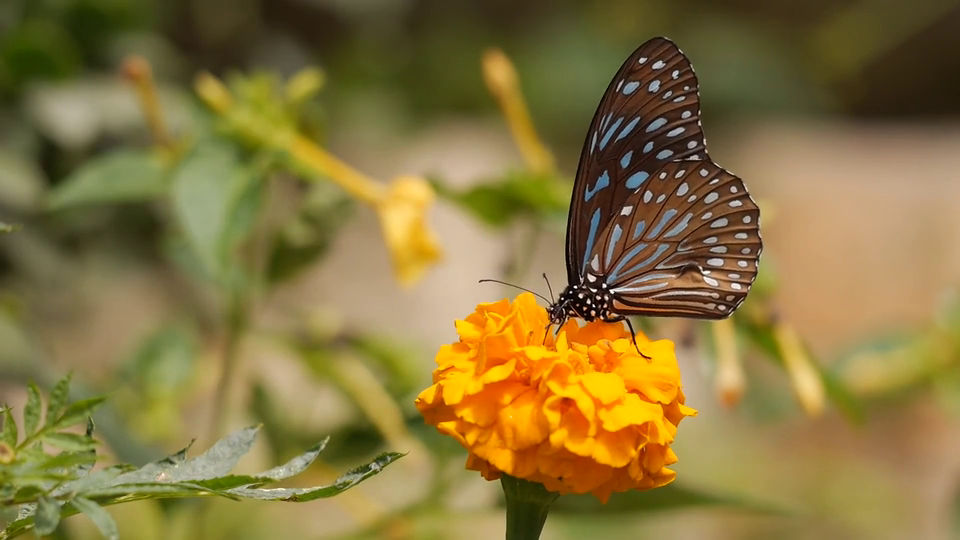
#> input picture frame 39 of assets/butterfly.mp4, 960 x 540 px
$ python drawing_lines_images_circles_texts.py
#> lines starting #> are read from the running program, lines starting #| are printed output that depends on the picture
import cv2

cap = cv2.VideoCapture('./assets/butterfly.mp4')

while True:
    ret, frame = cap.read()
#> frame is the input picture: shape (540, 960, 3); mean B, G, R 61.8, 116.5, 135.1

    width = int(cap.get(3))
    height = int(cap.get(4))

    # line(<source_img>, starting_position(x1,y1), ending_position(x2,y2), color(R,G,B), line_thickness)
    img = cv2.line(frame, (0, 0), (width, height), (255, 0, 0), 10)
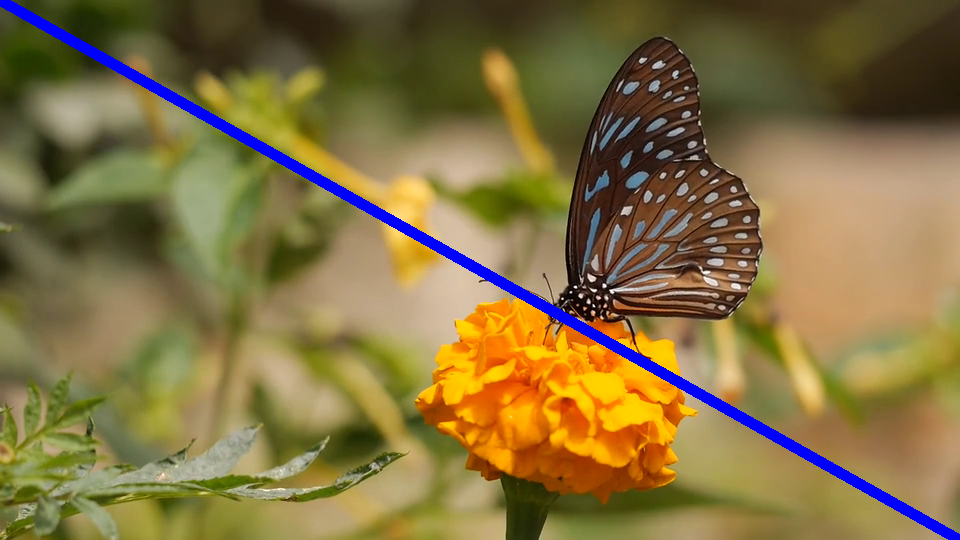
#> img: shape (540, 960, 3); mean B, G, R 66.1, 113.5, 131.5
    img = cv2.line(img, (0, height), (width, 0), (0, 255, 0), 5)

    # drawing rectangles, circles
    # gives top-left and bottom-right coordinates
    img = cv2.rectangle(img, (100, 100), (200, 200), (128, 128, 128), 5)  # -1 for thickness will fill the whole shape
    # radius and center is given
    img = cv2.circle(img, (300, 300), 60, (0, 0, 255), -1)

    # drawing texts
    # definig the font
    font = cv2.FONT_HERSHEY_SIMPLEX
    # the text, the position of the text need to be displayed, font, font_scale(the size of the text), color, thickness,line_type   is given
    img = cv2.putText(img, 'Butterfly', (200,height-50), font, 2, (0, 0, 0), 5, cv2.LINE_AA)
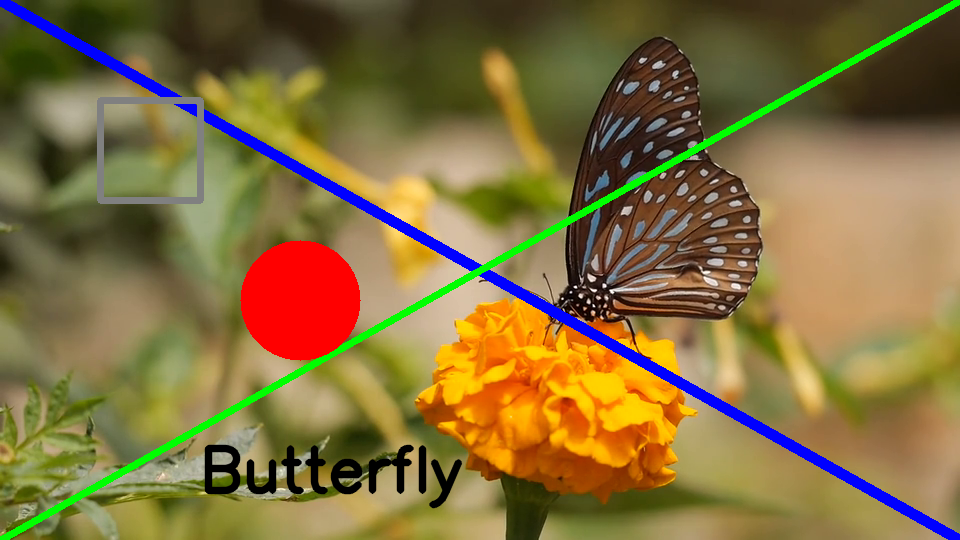
#> img: shape (540, 960, 3); mean B, G, R 62.7, 111.6, 130.8
    cv2.imshow('frame', img)

    if cv2.waitKey(100) == ord('q'):
#> (key q is pressed here)
        break
cap.release()
cv2.destroyAllWindows()

$ run again, starting later in the video
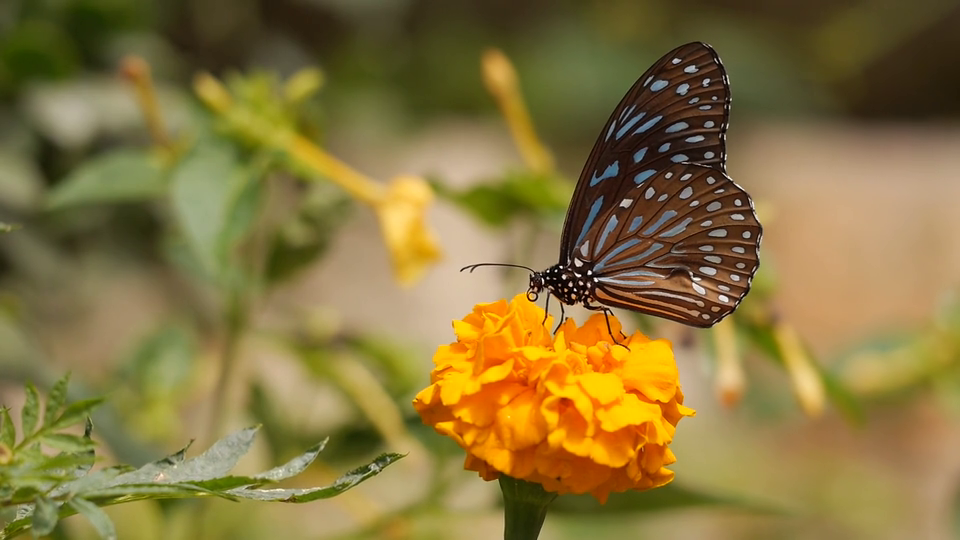
#> input picture frame 175 of assets/butterfly.mp4, 960 x 540 px
#> frame is the input picture: shape (540, 960, 3); mean B, G, R 61.5, 116.4, 135.2
#> `img = cv2.line(frame, (0, 0), (width, height), (255, 0, 0), 10)`:
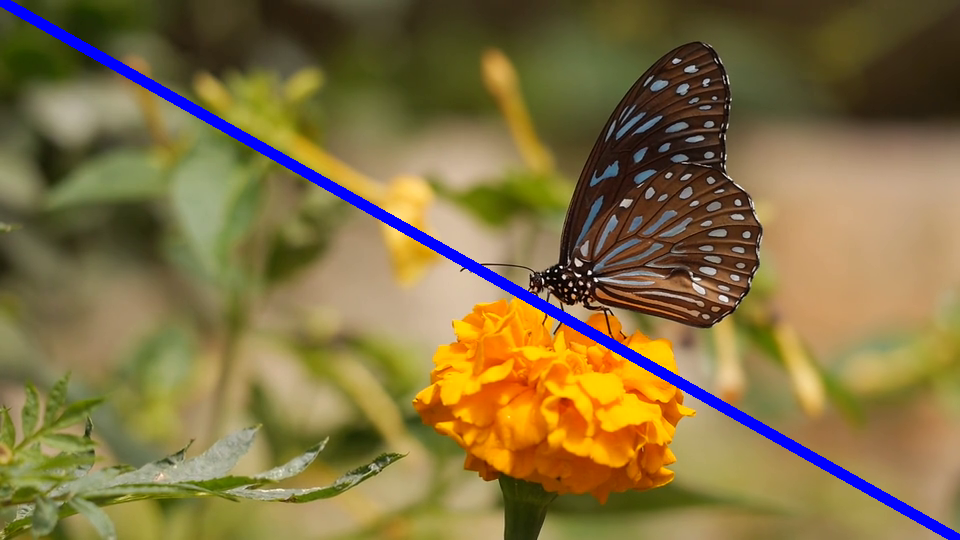
#> img: shape (540, 960, 3); mean B, G, R 65.8, 113.3, 131.5
#> `img = cv2.putText(img, 'Butterfly', (200,height-50), font, 2, (0, 0, 0..`:
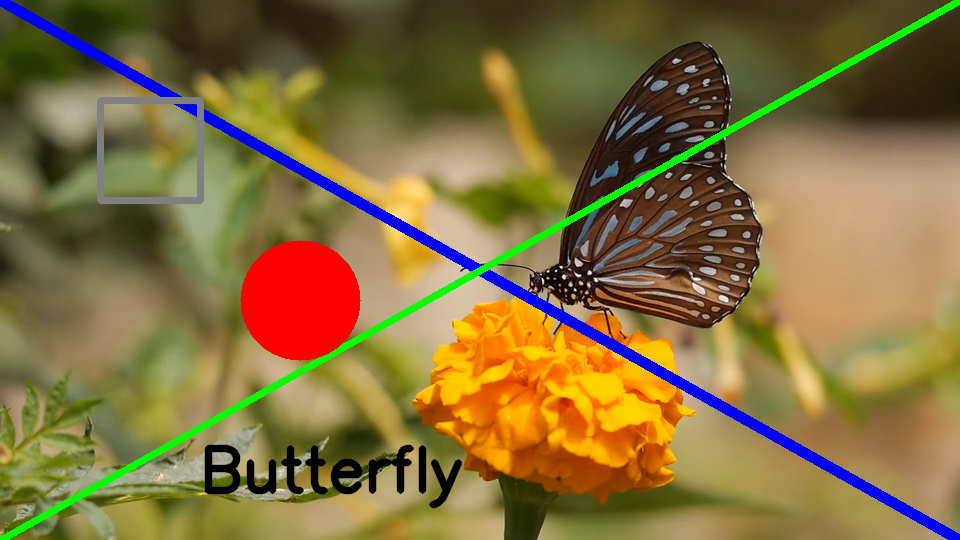
#> img: shape (540, 960, 3); mean B, G, R 62.4, 111.4, 130.8

$ run again, starting later in the video
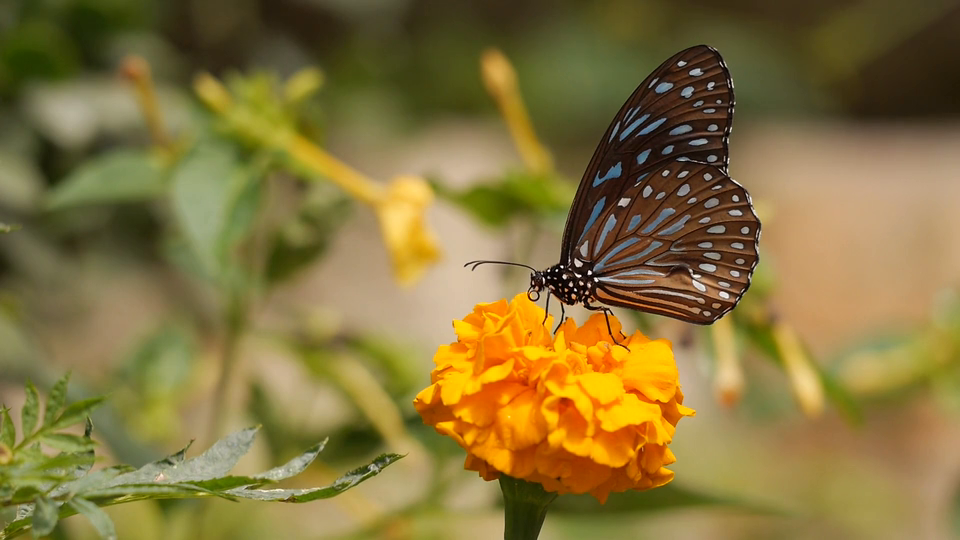
#> input picture frame 312 of assets/butterfly.mp4, 960 x 540 px
#> frame is the input picture: shape (540, 960, 3); mean B, G, R 60.3, 115.6, 133.7
#> `img = cv2.line(frame, (0, 0), (width, height), (255, 0, 0), 10)`:
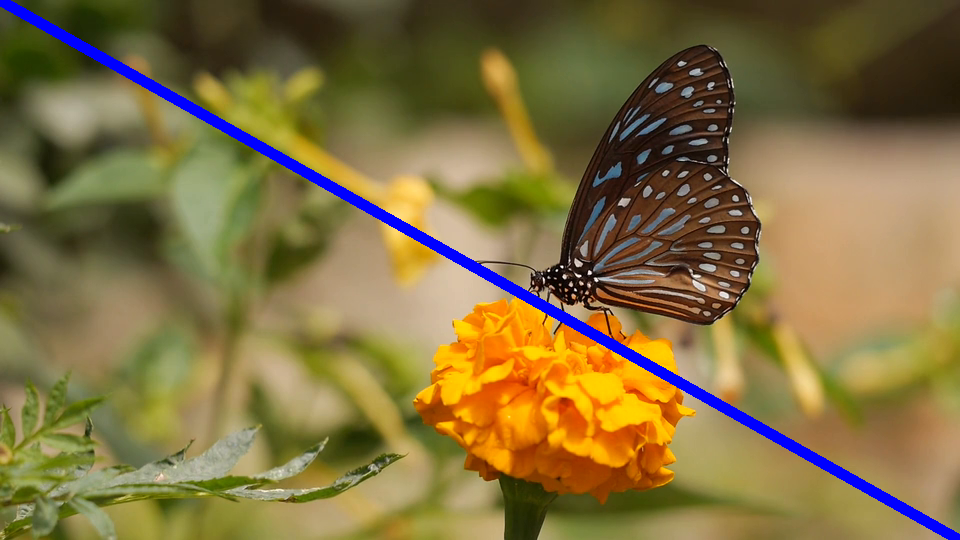
#> img: shape (540, 960, 3); mean B, G, R 64.6, 112.5, 130.1
#> `img = cv2.putText(img, 'Butterfly', (200,height-50), font, 2, (0, 0, 0..`:
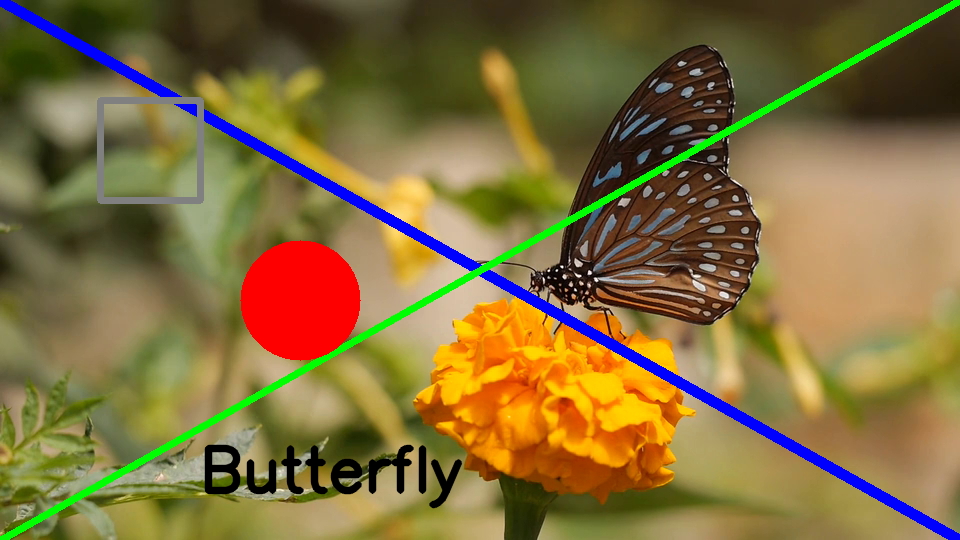
#> img: shape (540, 960, 3); mean B, G, R 61.3, 110.7, 129.5
